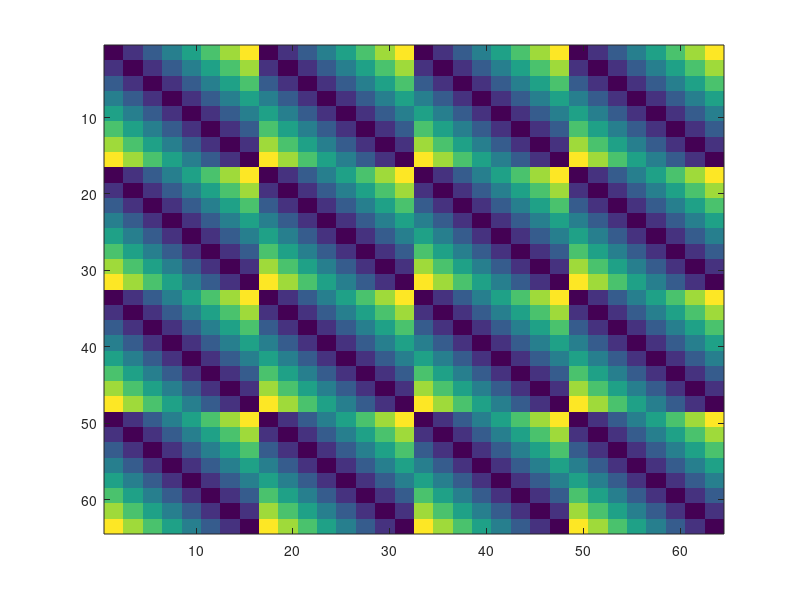
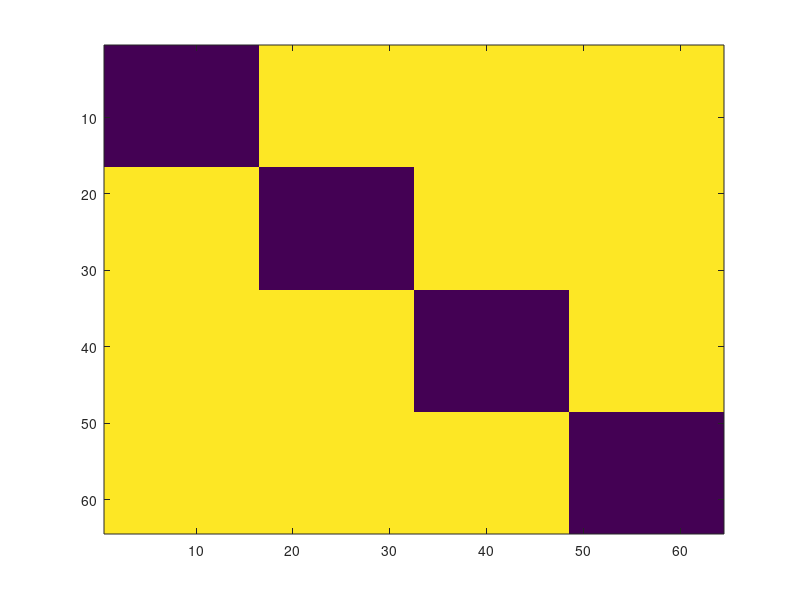
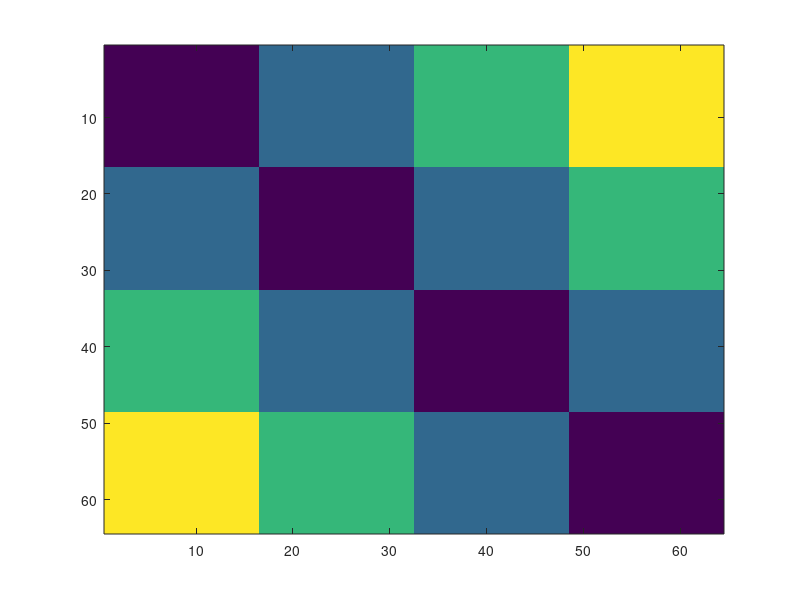
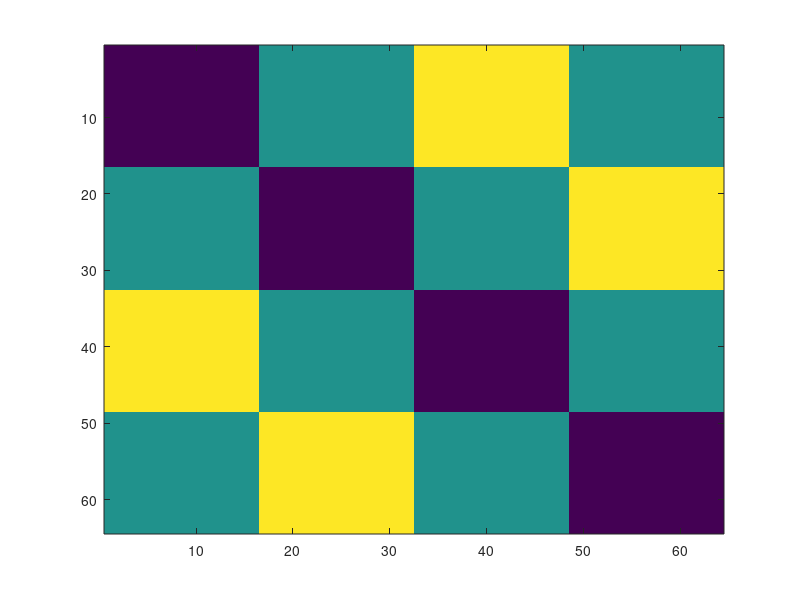

These charts were generated, in order, by the following MATLAB code:
%% set up

close all;
clearvars;
clc;

fprintf('setting up %s\n', mfilename);

rootdir = '\\cbsu\data\Group\Woolgar-Lab\projects\Dorian\EvAccum'; % root directory

%% do stimulus matrix

% test rule entry values (entered as prompted in script)
d.easy_rule = 80;
d.hard_rule = 10;

% how many blocks
p.num_blocks = 20;

% trial settings (*p.stim_mat* = parameter required to calculate stimulus condition matrix)
p.num_trials_per_block = 64; % *p.stim_mat*
p.num_cues = 4; % *p.stim_mat*
p.num_motion_coherence = 8; % *p.stim_mat*
p.cue_directions = 45:90:315; % *p.stim_mat* - refers to the direction of the upward arrow of the doublesided arrow cue in stimdir
p.dot_motion_directions = union([p.cue_directions+d.easy_rule],[p.cue_directions+d.hard_rule]); % *p.stim_mat* - adds easy rule and hard rule to each cue, then puts them in a vector sorted low to high

% create matrix specifying stimulus conditions per trial:
%  1)  cue direction (1-4)
%  2)  cue direction in degrees
%  3)  dot motion direction condition (1-8)
%  4)  dot motion direction in degrees
%  5)  coherence difficulty (1 = easy, 2 = hard)
%  6)  matching distance from cue direction (absolute value) - used to calc match and match difficulty
%  7)  match blue (1) or match orange (2)
%  8)  matching difficulty (1 = easy, 2 = difficult)
%  9)  gives you a unique number for each trial condition
% 10)  gives a number based on 9 for meg triggers
% note: if you try to test with two matching angles that are the same, you
%       will get an error, so make them different by at least 1 degree. this is
%       because we use 'union()' to calc matching distance from cue direction.

% create matrix
p.stim_mat = zeros(p.num_trials_per_block,10);

% create columns
p.stim_mat(:,1) = sort(repmat(1:p.num_cues,[1,p.num_trials_per_block/p.num_cues]));
p.stim_mat(:,2) = p.cue_directions(p.stim_mat(:,1));
p.stim_mat(:,3) = repmat(sort(repmat(1:p.num_motion_coherence,[1,p.num_trials_per_block/p.num_cues/p.num_motion_coherence])),[1,p.num_cues]);
p.stim_mat(:,4) = p.dot_motion_directions(p.stim_mat(:,3));
p.stim_mat(:,5) = repmat(sort(repmat(1:2,[1,p.num_trials_per_block/p.num_cues/p.num_motion_coherence/2])),[1,p.num_cues*p.num_motion_coherence]);
dist = abs([p.stim_mat(:,4)-360,p.stim_mat(:,4),p.stim_mat(:,4)+360]-repmat(p.stim_mat(:,2),[1,3]));
p.stim_mat(:,6) = min(dist,[],2);
p.stim_mat(:,7) = (p.stim_mat(:,6)>90)+1;
p.stim_mat(:,8) = ~((p.stim_mat(:,6)==min(p.stim_mat(:,6)))|(p.stim_mat(:,6)==max(p.stim_mat(:,6))))+1;
p.stim_mat(:,9) = 1:length(p.stim_mat(:,9));
p.stim_mat(:,10) = p.stim_mat(:,9)+[0:2:127]'+5;

% clear floating variables
clear dist;

% shuffle the trial condition order for each block into 'd.stim_mat_all' then re-sort by cue
% for block=1:p.num_blocks
%     d.stim_mat_all(:,:,block) = p.stim_mat(Shuffle(1:p.num_trials_per_block),:);
%     d.stim_mat_all(:,:,block) = sortrows(d.stim_mat_all(:,:,block),1);
% end
% clear floating variables
clear block;

%% RDM - stimulus

mat1 = repmat(p.stim_mat(:,3),1,64); % repeat column 3 (cue direction code) for trial columns

mat2 = repmat(p.stim_mat(:,3)',64,1); % repeat column 3 transposed for trial rows

rdm_stim = abs(mat1-mat2); % minus one from the other to get dissimilarity then absolute values since it's a circle, not a continuum

clear mat1 mat2

imagesc(rdm_stim);
savefig('rdm_stim')

%% RDM - cue

mat1 = repmat(p.stim_mat(:,1),1,64); % repeat cue code for trials as columns

mat2 = repmat(p.stim_mat(:,1)',64,1); % repeat cue code for trials as rows

rdm_cue = mat1~=mat2; % if they aren't equal, then 1 (dissimilar) otherwise 0

rdm_cue_detail = abs(mat1-mat2); % minus one from the other to get dissimilarity

clear mat1 mat2

imagesc(rdm_cue);
savefig('rdm_cue');

imagesc(rdm_cue_detail);
savefig('rdm_cue_detail');

%% RDM - rule decision

mat1 = abs(rdm_cue_detail);

mat1(mat1 == 3) = 1;

rdm_ruledec = mat1;

clear mat1

imagesc(rdm_ruledec);
savefig('rdm_ruledec');

%% RDM - rule difficulty

mat1 = repmat(p.stim_mat(:,8),1,64); % repeat difficulty for trial cols

mat2 = repmat(p.stim_mat(:,8)',64,1); % repeat difficulty for trial rows

rdm_rulediff = mat1~=mat2; % if not equal, 1 (dissimilar) else 0

clear mat1 mat2

imagesc(rdm_rulediff);
savefig('rdm_rulediff');

%% RDM - response

mat1 = repmat(p.stim_mat(:,7),1,64); % repeat for trial columns

mat2 = repmat(p.stim_mat(:,7)',64,1); % repeat for trial rows

rdm_resp = mat1~=mat2; % if not equal, 1 (dissimilar) else 0

rdm_resp_inverse = mat1==mat2; % if equal, 1 else 0 - for blocks for which there was a keyswap event

clear mat1 mat2

imagesc(rdm_resp);
savefig('rdm_resp');

imagesc(rdm_resp_inverse);
savefig('rdm_resp_inverse');

%% show all figures

% create subplot and map rdms to it
figure
visualise(1)=subplot(2,3,1);
imagesc(rdm_stim);
visualise(2)=subplot(2,3,2);
%imagesc(rdm_cue);
imagesc(rdm_cue_detail);
visualise(3)=subplot(2,3,3);
imagesc(rdm_ruledec);
visualise(4)=subplot(2,3,4);
imagesc(rdm_rulediff);
visualise(5)=subplot(2,3,5);
imagesc(rdm_resp);
visualise(6)=subplot(2,3,6);
imagesc(rdm_resp_inverse);

% add a legend
t(1)=title(visualise(1),'stimulus');
t(2)=title(visualise(2),'cue');
t(3)=title(visualise(3),'rule decision boundary');
t(4)=title(visualise(4),'rule difficulty');
t(5)=title(visualise(5),'response');
t(6)=title(visualise(6),'response inverted');